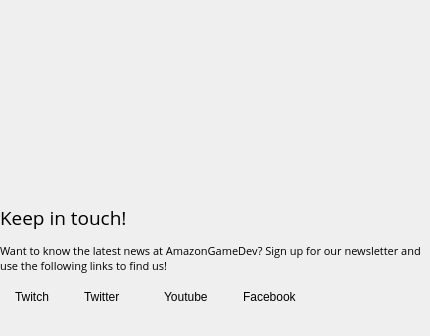
<?xml version="1.0" encoding="UTF-8"?>
<ui version="4.0">
 <class>KeepInTouchViewWidget</class>
 <widget class="QWidget" name="KeepInTouchViewWidget">
  <property name="geometry">
   <rect>
    <x>0</x>
    <y>0</y>
    <width>430</width>
    <height>336</height>
   </rect>
  </property>
  <property name="sizePolicy">
   <sizepolicy hsizetype="Preferred" vsizetype="Preferred">
    <horstretch>0</horstretch>
    <verstretch>0</verstretch>
   </sizepolicy>
  </property>
  <property name="minimumSize">
   <size>
    <width>430</width>
    <height>0</height>
   </size>
  </property>
  <property name="maximumSize">
   <size>
    <width>430</width>
    <height>16777215</height>
   </size>
  </property>
  <property name="windowTitle">
   <string>ArticleView</string>
  </property>
  <layout class="QVBoxLayout" name="verticalLayout_2">
   <property name="spacing">
    <number>0</number>
   </property>
   <property name="leftMargin">
    <number>0</number>
   </property>
   <property name="topMargin">
    <number>0</number>
   </property>
   <property name="rightMargin">
    <number>0</number>
   </property>
   <property name="bottomMargin">
    <number>0</number>
   </property>
   <item alignment="Qt::AlignTop">
    <widget class="QFrame" name="viewContainer">
     <layout class="QVBoxLayout" name="verticalLayout">
      <property name="spacing">
       <number>0</number>
      </property>
      <property name="leftMargin">
       <number>0</number>
      </property>
      <property name="topMargin">
       <number>0</number>
      </property>
      <property name="rightMargin">
       <number>0</number>
      </property>
      <property name="bottomMargin">
       <number>0</number>
      </property>
      <item>
       <widget class="QLabel" name="label">
        <property name="sizePolicy">
         <sizepolicy hsizetype="Fixed" vsizetype="Fixed">
          <horstretch>0</horstretch>
          <verstretch>0</verstretch>
         </sizepolicy>
        </property>
        <property name="minimumSize">
         <size>
          <width>430</width>
          <height>184</height>
         </size>
        </property>
        <property name="maximumSize">
         <size>
          <width>430</width>
          <height>184</height>
         </size>
        </property>
        <property name="text">
         <string/>
        </property>
        <property name="pixmap">
         <pixmap resource="NewsShared.qrc">:/images/Resources/KeepInTouchBanner.jpg</pixmap>
        </property>
       </widget>
      </item>
      <item>
       <spacer name="verticalSpacer_3">
        <property name="orientation">
         <enum>Qt::Vertical</enum>
        </property>
        <property name="sizeType">
         <enum>QSizePolicy::Fixed</enum>
        </property>
        <property name="sizeHint" stdset="0">
         <size>
          <width>0</width>
          <height>20</height>
         </size>
        </property>
       </spacer>
      </item>
      <item>
       <widget class="QBetterLabel" name="titleLabel">
        <property name="sizePolicy">
         <sizepolicy hsizetype="Preferred" vsizetype="Fixed">
          <horstretch>0</horstretch>
          <verstretch>0</verstretch>
         </sizepolicy>
        </property>
        <property name="font">
         <font>
          <family>Open Sans</family>
          <pointsize>14</pointsize>
          <weight>50</weight>
          <bold>false</bold>
         </font>
        </property>
        <property name="text">
         <string>Keep in touch!</string>
        </property>
        <property name="alignment">
         <set>Qt::AlignLeading|Qt::AlignLeft|Qt::AlignVCenter</set>
        </property>
        <property name="wordWrap">
         <bool>true</bool>
        </property>
        <property name="openExternalLinks">
         <bool>false</bool>
        </property>
        <property name="textInteractionFlags">
         <set>Qt::LinksAccessibleByMouse</set>
        </property>
       </widget>
      </item>
      <item>
       <spacer name="verticalSpacer_2">
        <property name="orientation">
         <enum>Qt::Vertical</enum>
        </property>
        <property name="sizeType">
         <enum>QSizePolicy::Fixed</enum>
        </property>
        <property name="sizeHint" stdset="0">
         <size>
          <width>20</width>
          <height>12</height>
         </size>
        </property>
       </spacer>
      </item>
      <item>
       <widget class="QBetterLabel" name="bodyLabel">
        <property name="sizePolicy">
         <sizepolicy hsizetype="Preferred" vsizetype="Fixed">
          <horstretch>0</horstretch>
          <verstretch>0</verstretch>
         </sizepolicy>
        </property>
        <property name="font">
         <font>
          <family>Open Sans</family>
          <pointsize>8</pointsize>
          <weight>50</weight>
          <bold>false</bold>
         </font>
        </property>
        <property name="text">
         <string>Want to know the latest news at AmazonGameDev? Sign up for our newsletter and use the following links to find us!</string>
        </property>
        <property name="alignment">
         <set>Qt::AlignLeading|Qt::AlignLeft|Qt::AlignTop</set>
        </property>
        <property name="wordWrap">
         <bool>true</bool>
        </property>
        <property name="margin">
         <number>0</number>
        </property>
        <property name="indent">
         <number>0</number>
        </property>
        <property name="openExternalLinks">
         <bool>false</bool>
        </property>
        <property name="textInteractionFlags">
         <set>Qt::LinksAccessibleByMouse</set>
        </property>
       </widget>
      </item>
      <item>
       <spacer name="verticalSpacer">
        <property name="orientation">
         <enum>Qt::Vertical</enum>
        </property>
        <property name="sizeType">
         <enum>QSizePolicy::Fixed</enum>
        </property>
        <property name="sizeHint" stdset="0">
         <size>
          <width>20</width>
          <height>16</height>
         </size>
        </property>
       </spacer>
      </item>
      <item>
       <widget class="QWidget" name="socialMediaContainer" native="true">
        <property name="styleSheet">
         <string notr="true">background: transparent;</string>
        </property>
        <layout class="QHBoxLayout" name="horizontalLayout">
         <property name="spacing">
          <number>20</number>
         </property>
         <property name="leftMargin">
          <number>0</number>
         </property>
         <property name="topMargin">
          <number>0</number>
         </property>
         <property name="rightMargin">
          <number>0</number>
         </property>
         <property name="bottomMargin">
          <number>0</number>
         </property>
         <item>
          <widget class="QWidget" name="twich_container" native="true">
           <property name="sizePolicy">
            <sizepolicy hsizetype="Fixed" vsizetype="Preferred">
             <horstretch>0</horstretch>
             <verstretch>0</verstretch>
            </sizepolicy>
           </property>
           <layout class="QHBoxLayout" name="horizontalLayout_2">
            <property name="spacing">
             <number>8</number>
            </property>
            <property name="leftMargin">
             <number>0</number>
            </property>
            <property name="topMargin">
             <number>0</number>
            </property>
            <property name="rightMargin">
             <number>0</number>
            </property>
            <property name="bottomMargin">
             <number>0</number>
            </property>
            <item>
             <widget class="QLabel" name="twitch_icon">
              <property name="text">
               <string/>
              </property>
              <property name="pixmap">
               <pixmap resource="NewsShared.qrc">:/images/Resources/icon_twitch.png</pixmap>
              </property>
             </widget>
            </item>
            <item>
             <widget class="QLabel" name="twitch_label">
              <property name="text">
               <string>Twitch</string>
              </property>
             </widget>
            </item>
           </layout>
          </widget>
         </item>
         <item>
          <widget class="QWidget" name="twitter_container" native="true">
           <property name="sizePolicy">
            <sizepolicy hsizetype="Fixed" vsizetype="Preferred">
             <horstretch>0</horstretch>
             <verstretch>0</verstretch>
            </sizepolicy>
           </property>
           <layout class="QHBoxLayout" name="horizontalLayout_3">
            <property name="spacing">
             <number>8</number>
            </property>
            <property name="leftMargin">
             <number>0</number>
            </property>
            <property name="topMargin">
             <number>0</number>
            </property>
            <property name="rightMargin">
             <number>0</number>
            </property>
            <property name="bottomMargin">
             <number>0</number>
            </property>
            <item>
             <widget class="QLabel" name="twitter_icon">
              <property name="text">
               <string/>
              </property>
              <property name="pixmap">
               <pixmap resource="NewsShared.qrc">:/images/Resources/icon_twitter.png</pixmap>
              </property>
             </widget>
            </item>
            <item>
             <widget class="QLabel" name="twitter_label">
              <property name="text">
               <string>Twitter</string>
              </property>
             </widget>
            </item>
           </layout>
          </widget>
         </item>
         <item alignment="Qt::AlignVCenter">
          <widget class="QWidget" name="youtube_container" native="true">
           <property name="sizePolicy">
            <sizepolicy hsizetype="Fixed" vsizetype="Preferred">
             <horstretch>0</horstretch>
             <verstretch>0</verstretch>
            </sizepolicy>
           </property>
           <layout class="QHBoxLayout" name="horizontalLayout_4">
            <property name="spacing">
             <number>8</number>
            </property>
            <property name="topMargin">
             <number>0</number>
            </property>
            <property name="rightMargin">
             <number>0</number>
            </property>
            <property name="bottomMargin">
             <number>0</number>
            </property>
            <item>
             <widget class="QLabel" name="youtube_icon">
              <property name="text">
               <string/>
              </property>
              <property name="pixmap">
               <pixmap resource="NewsShared.qrc">:/images/Resources/icon_youtube.png</pixmap>
              </property>
             </widget>
            </item>
            <item>
             <widget class="QLabel" name="youtube_label">
              <property name="text">
               <string>Youtube</string>
              </property>
             </widget>
            </item>
           </layout>
          </widget>
         </item>
         <item alignment="Qt::AlignLeft">
          <widget class="QWidget" name="facebook_container" native="true">
           <layout class="QHBoxLayout" name="horizontalLayout_5">
            <property name="spacing">
             <number>8</number>
            </property>
            <property name="leftMargin">
             <number>0</number>
            </property>
            <property name="topMargin">
             <number>0</number>
            </property>
            <property name="rightMargin">
             <number>0</number>
            </property>
            <property name="bottomMargin">
             <number>0</number>
            </property>
            <item>
             <widget class="QLabel" name="facebook_icon">
              <property name="text">
               <string/>
              </property>
              <property name="pixmap">
               <pixmap resource="NewsShared.qrc">:/images/Resources/icon_facebook.png</pixmap>
              </property>
             </widget>
            </item>
            <item>
             <widget class="QLabel" name="facebook_label">
              <property name="text">
               <string>Facebook</string>
              </property>
             </widget>
            </item>
           </layout>
          </widget>
         </item>
        </layout>
       </widget>
      </item>
     </layout>
    </widget>
   </item>
  </layout>
 </widget>
 <customwidgets>
  <customwidget>
   <class>QBetterLabel</class>
   <extends>QLabel</extends>
   <header>NewsShared/Qt/QBetterLabel.h</header>
  </customwidget>
 </customwidgets>
 <resources>
  <include location="NewsShared.qrc"/>
 </resources>
 <connections/>
</ui>
